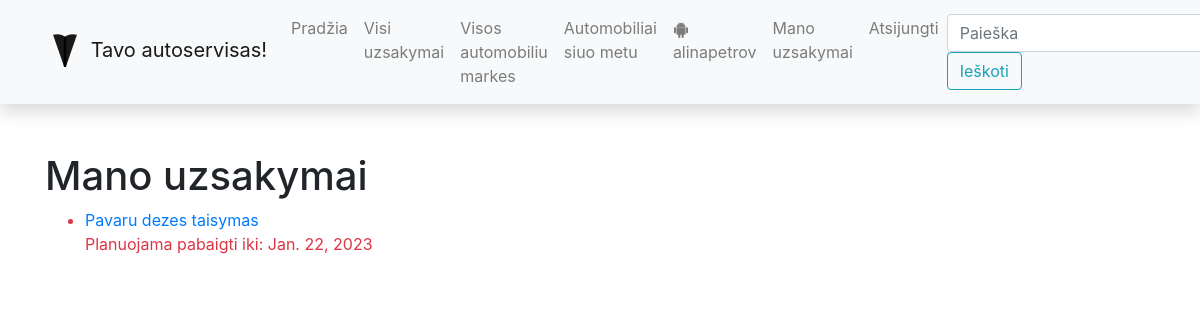
/autoservisas/myorders/ (signed in), run on the app's committed database.
### autoservisas/models.py (models this page shows, shortened)
class UzsakymoEilute(models.Model):
    kiekis = models.CharField('Kiekis', max_length=2, help_text='Iveskite perkamos paslaugos kieki')
    kaina = models.FloatField('Kaina', max_length=10, help_text='Iveskite paslaugos kaina', default=0)
    paslauga_id = models.ForeignKey('Paslauga', on_delete=models.SET_NULL, null=True)
    uzsakymas_id = models.ForeignKey('Uzsakymas', on_delete=models.SET_NULL, null=True)
    useris = models.ForeignKey(User, on_delete=models.SET_NULL, null=True, blank=True)
    grazinti_iki = models.DateField('Pabaigti darbus iki: ', null=True, blank=True)
    @property
    def is_overdue(self):
        if self.grazinti_iki and date.today() > self.grazinti_iki:
            return True
        else:
            return False
    class Meta:
        verbose_name = "Uzsakymo eilute"
        verbose_name_plural = "Uzsakymo eilutes"

class Paslauga(models.Model):
    pavadinimas = models.CharField('Pavadinimas', max_length=200, help_text='Iveskite paslaugos pavadinima')
    kaina = models.FloatField('Kaina', max_length=10, help_text='Iveskite paslaugos kaina')
    class Meta:
        verbose_name = "Paslauga"
        verbose_name_plural = "Paslaugos"

### autoservisas/views.py (the view)
# urls.py: path('myorders/', views.OrderDetailByUserListView.as_view(), name='my-orders'),
class OrderDetailByUserListView(LoginRequiredMixin, generic.ListView):  # Paveldime is dvieju klasiu!
    model = UzsakymoEilute  # gausime context={'bookinstance_list': BookInstance}
    template_name = 'uzsakymas_detail_view_user.html'
    def get_queryset(self):
        return UzsakymoEilute.objects.filter(useris=self.request.user).order_by('grazinti_iki')

### autoservisas/templates/uzsakymas_detail_view_user.html (shortened to what this page needs)
{% extends "base.html" %}
{% block content %}
<h1>Mano uzsakymai</h1>
<ul>
    {% for uzsakymoeilute_obj in uzsakymoeilute_list %}
    {%if uzsakymoeilute_obj.uzsakymas_id.status != 'r'%}
    <li class="{% if uzsakymoeilute_obj.is_overdue %}text-danger{%endif%}">
        <a href="{% url 'uzsakeil-detail' uzsakymoeilute_obj.id %}">{{uzsakymoeilute_obj.paslauga_id.pavadinimas}}</a>
        <p>Planuojama pabaigti iki: {{uzsakymoeilute_obj.grazinti_iki}}</p>
    </li>
    {%endif%}
    {%endfor%}
</ul>
{% endblock %}

### autoservisas/templates/base.html (shortened to what this page needs)
<!DOCTYPE html>
<html lang="en">
<head>
    <link
            rel="stylesheet"
            href="https://stackpath.bootstrapcdn.com/bootstrap/4.1.3/css/bootstrap.min.css"
    />
    <link
            rel="stylesheet"
            href="https://cdnjs.cloudflare.com/ajax/libs/font-awesome/4.7.0/css/font-awesome.min.css"
    />
    {% load static %}
    <link rel="stylesheet" href="{% static 'css/styles.css' %}"/>
</head>
<body>
<nav
        class="navbar navbar-expand-lg navbar-light bg-light static-top mb-5 shadow"
>
    <div class="container">
        <a class="navbar-brand" href="#">
            Tavo autoservisas!</a
        >
        <div class="collapse navbar-collapse" id="navbarResponsive">
            <ul class="navbar-nav ml-auto">
                <li class="nav-item">
                    <a class="nav-link" href="{% url 'index' %}">Pradžia</a>
                </li>
                <li class="nav-item">
                    <a class="nav-link" href="{% url 'uzsakymaseil' %}">Visi uzsakymai</a>
                </li>
                <li class="nav-item">
                    <a class="nav-link" href="{% url 'modeliai' %}">Visos automobiliu markes</a>
                </li>
                <li class="nav-item">
                    <a class="nav-link" href="{% url 'automobiliai' %}">Automobiliai siuo metu</a>
                </li>
                {% if user.is_authenticated%}
                <li class="nav-item"><a class="nav-link" href="#">
                    {{ user.get_username }}</a></li>
                <li class="nav-item"><a class="nav-link" href="{% url 'my-orders' %}">Mano uzsakymai</a></li>
                <li class="nav-item"><a class="nav-link" href="{% url 'logout'%}">Atsijungti</a></li>
                {% else %}
                <li class="nav-item"><a class="nav-link" href="{% url 'login'%}?next={{request.path}}">Prisijungti</a>
                </li>
                <li class="nav-item"><a class="nav-link" href="{% url 'registration' %}">Registruotis</a></li>
                {% endif %}
            </ul>
            <form
                    class="form-inline my-2 my-lg-0"
                    action="{% url 'search' %}"
                    method="get"
            >
                <input
                        class="form-control mr-sm-2"
                        type="search"
                        placeholder="Paieška"
                        aria-label="Search"
                        name="query"
                />
                <button class="btn btn-outline-info my-2 my-sm-0" type="submit">
                    Ieškoti
                </button>
            </form>
        </div>
    </div>
</nav>
<div class="container">{% block content %}{% endblock %}</div>
</body>
</html>

### data on the page
UzsakymoEilute: paslauga_id.pavadinimas "Pavaru dezes taisymas", grazinti_iki "Jan. 22, 2023"

### other printed values
{{ user.get_username }} "alinapetrov"
